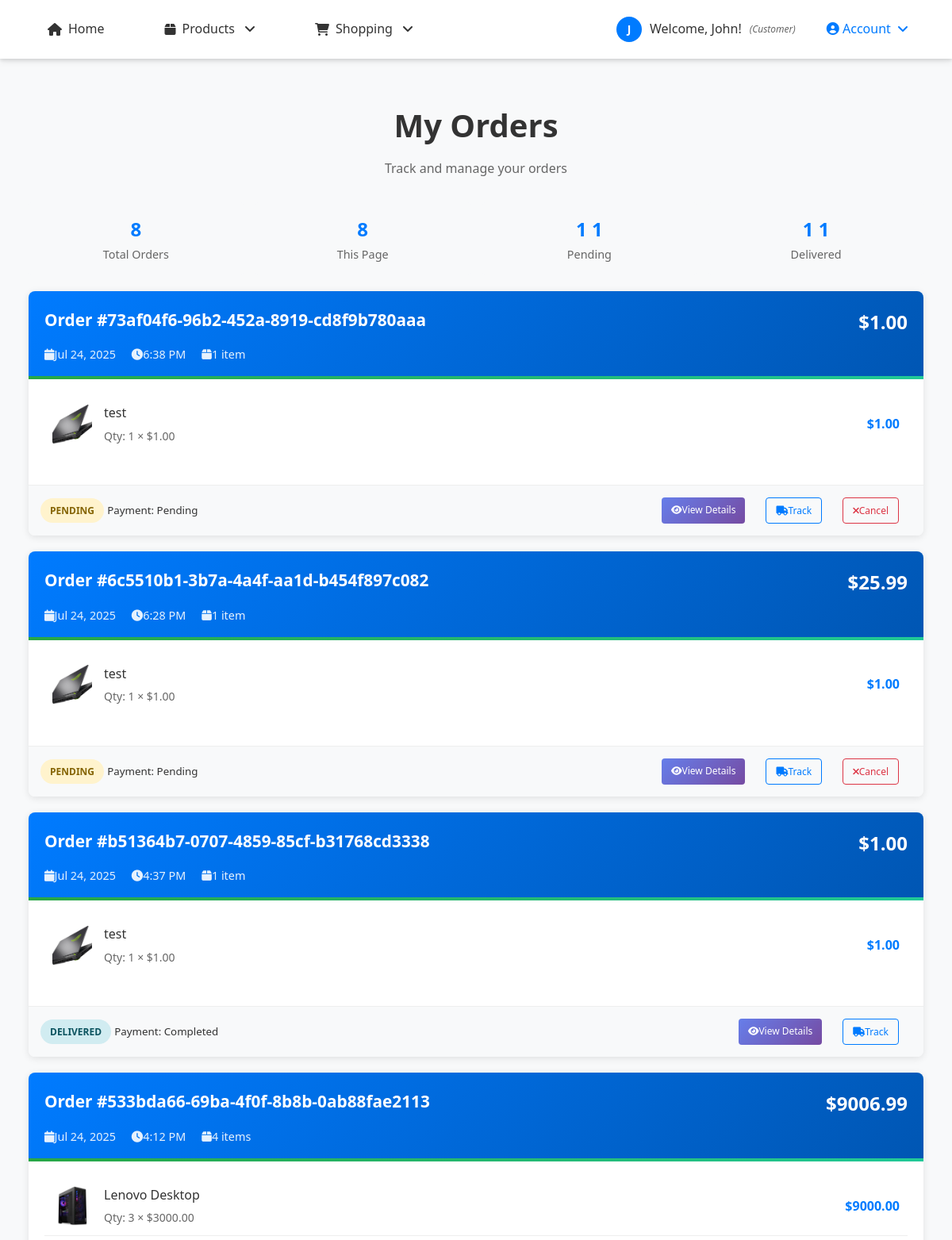
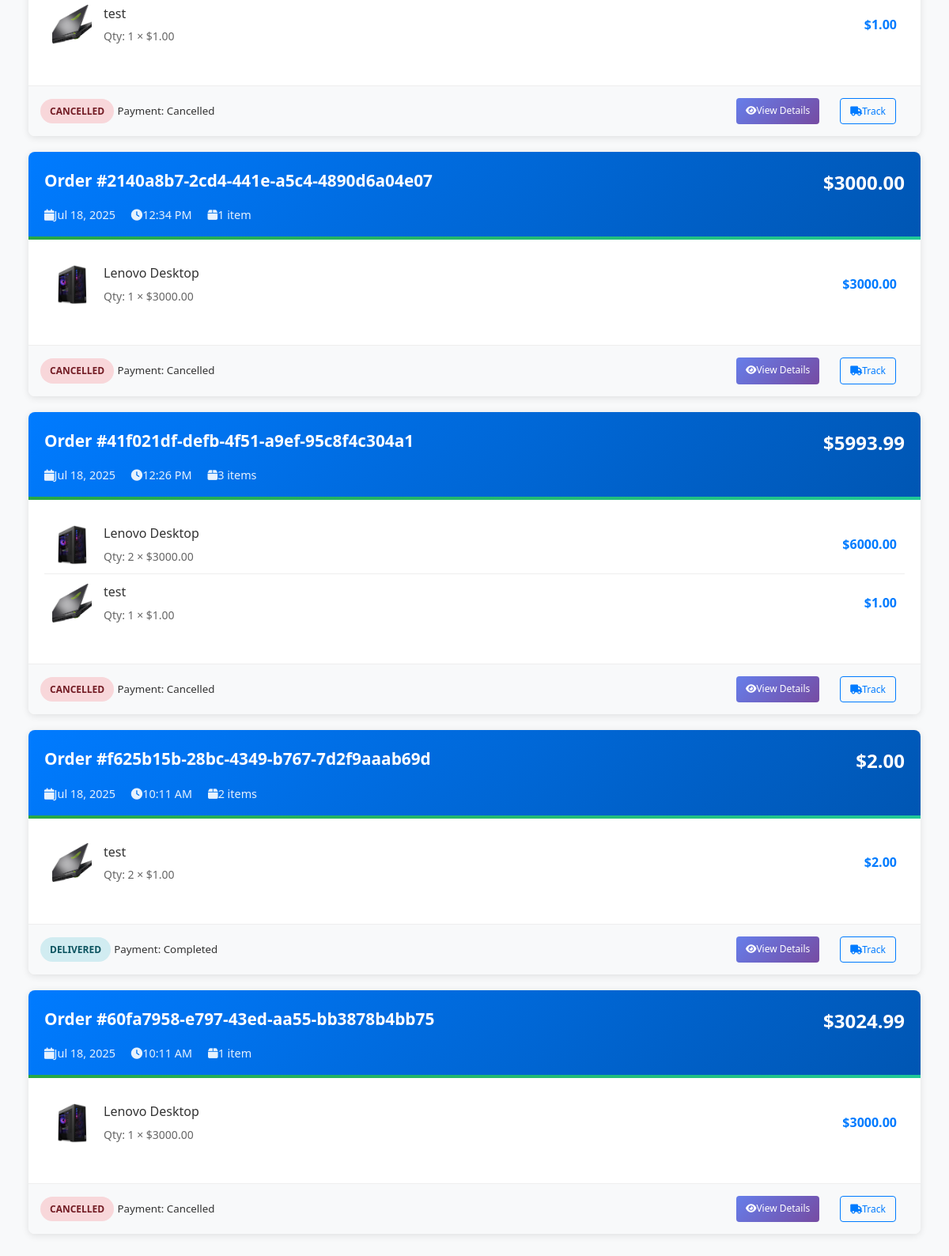
The page /payment/orders/ (signed in) on the database its author committed (2 pictures, top to bottom).
### accounts/models.py (models this page shows, shortened)
class UserProfile(models.Model):
    ROLE_CHOICES = [
        ('customer', 'Customer'),
        ('staff', 'Staff'),
        ('owner', 'Owner/Admin'),
    ]
    user = models.OneToOneField(User, on_delete=models.CASCADE, related_name='profile')
    phone_number = models.CharField(max_length=15, blank=True, null=True)
    address = models.TextField(blank=True, null=True)
    date_of_birth = models.DateField(blank=True, null=True)
    profile_picture = models.ImageField(upload_to='profiles/', blank=True, null=True)
    role = models.CharField(max_length=20, choices=ROLE_CHOICES, default='customer')
    billing_first_name = models.CharField(max_length=100, blank=True, null=True)
    billing_last_name = models.CharField(max_length=100, blank=True, null=True)
    billing_email = models.EmailField(blank=True, null=True)
    billing_phone = models.CharField(max_length=20, blank=True, null=True)
    billing_address = models.TextField(blank=True, null=True)
    billing_city = models.CharField(max_length=100, blank=True, null=True)
    billing_state = models.CharField(max_length=100, blank=True, null=True)
    billing_postal_code = models.CharField(max_length=20, blank=True, null=True)
    billing_country = models.CharField(max_length=100, blank=True, null=True)
    shipping_first_name = models.CharField(max_length=100, blank=True, null=True)
    shipping_last_name = models.CharField(max_length=100, blank=True, null=True)
    shipping_phone = models.CharField(max_length=20, blank=True, null=True)
    shipping_address = models.TextField(blank=True, null=True)
    shipping_city = models.CharField(max_length=100, blank=True, null=True)
    shipping_state = models.CharField(max_length=100, blank=True, null=True)
    shipping_postal_code = models.CharField(max_length=20, blank=True, null=True)
    shipping_country = models.CharField(max_length=100, blank=True, null=True)
    created_at = models.DateTimeField(auto_now_add=True)
    updated_at = models.DateTimeField(auto_now=True)
    def can_manage_products(self):
        return self.role in ['staff', 'owner'] or self.user.is_superuser
    class Meta:
        verbose_name = "User Profile"
        verbose_name_plural = "User Profiles"

### orders/models.py (models this page shows, shortened)
class Order(models.Model):
    ORDER_STATUS_CHOICES = [
        ('pending', 'Pending'),
        ('confirmed', 'Confirmed'),
        ('processing', 'Processing'),
        ('shipped', 'Shipped'),
        ('delivered', 'Delivered'),
        ('cancelled', 'Cancelled'),
        ('refunded', 'Refunded'),
    ]
    order_id = models.UUIDField(default=uuid.uuid4, unique=True, editable=False)
    user = models.ForeignKey(User, on_delete=models.CASCADE, related_name='orders')
    status = models.CharField(max_length=20, choices=ORDER_STATUS_CHOICES, default='pending')
    first_name = models.CharField(max_length=100)
    last_name = models.CharField(max_length=100)
    email = models.EmailField()
    phone = models.CharField(max_length=20)
    shipping_first_name = models.CharField(max_length=100, blank=True)
    shipping_last_name = models.CharField(max_length=100, blank=True)
    shipping_phone = models.CharField(max_length=20, blank=True)
    shipping_address = models.TextField()
    shipping_city = models.CharField(max_length=100)
    shipping_state = models.CharField(max_length=100)
    shipping_postal_code = models.CharField(max_length=20)
    shipping_country = models.CharField(max_length=100, default='Cambodia')
    total_amount = models.DecimalField(max_digits=10, decimal_places=2)
    shipping_cost = models.DecimalField(max_digits=10, decimal_places=2, default=0.00)
    tax_amount = models.DecimalField(max_digits=10, decimal_places=2, default=0.00)
    created_at = models.DateTimeField(auto_now_add=True)
    updated_at = models.DateTimeField(auto_now=True)
    order_notes = models.TextField(blank=True, null=True)
    class Meta:
        ordering = ['-created_at']
    @property
    def grand_total(self):
        from decimal import Decimal
        total = Decimal(str(self.total_amount)) if self.total_amount else Decimal('0.00')
        shipping = Decimal(str(self.shipping_cost)) if self.shipping_cost else Decimal('0.00')
        tax = Decimal(str(self.tax_amount)) if self.tax_amount else Decimal('0.00')
        return total + shipping + tax
    @property
    def total_items(self):
        return sum(item.quantity for item in self.order_items.all())

class OrderItem(models.Model):
    order = models.ForeignKey(Order, on_delete=models.CASCADE, related_name='order_items')
    product = models.ForeignKey(Product, on_delete=models.CASCADE)
    quantity = models.PositiveIntegerField(default=1)
    price = models.DecimalField(max_digits=10, decimal_places=2)  # Price at time of order
    created_at = models.DateTimeField(auto_now_add=True)
    @property
    def total_price(self):
        return self.quantity * self.price

### products/models.py (models this page shows, shortened)
class Product(models.Model):
    name = models.CharField(max_length=255)
    category = models.ForeignKey('Category', on_delete=models.CASCADE,
                                 related_name='products', null=True, blank=True)
    description = models.TextField()
    price = models.DecimalField(max_digits=10, decimal_places=2)
    image = models.ImageField(upload_to='products/', blank=True)
    qty = models.IntegerField(default=0)

### payment/models.py (models this page shows, shortened)
class Payment(models.Model):
    PAYMENT_METHOD_CHOICES = [
        ('bank_transfer', 'Bank Transfer'),
        ('cash_on_delivery', 'Cash on Delivery'),
        ('aba_pay', 'ABA Pay'),
        ('wing', 'Wing'),
    ]
    PAYMENT_STATUS_CHOICES = [
        ('pending', 'Pending'),
        ('processing', 'Processing'),
        ('completed', 'Completed'),
        ('failed', 'Failed'),
        ('cancelled', 'Cancelled'),
        ('refunded', 'Refunded'),
    ]
    payment_id = models.UUIDField(default=uuid.uuid4, unique=True, editable=False)
    order = models.OneToOneField(Order, on_delete=models.CASCADE, related_name='payment')
    payment_method = models.CharField(max_length=20, choices=PAYMENT_METHOD_CHOICES)
    status = models.CharField(max_length=20, choices=PAYMENT_STATUS_CHOICES, default='pending')
    amount = models.DecimalField(max_digits=10, decimal_places=2)
    transaction_id = models.CharField(max_length=100, blank=True, null=True)
    gateway_response = models.JSONField(blank=True, null=True)
    created_at = models.DateTimeField(auto_now_add=True)
    updated_at = models.DateTimeField(auto_now=True)
    completed_at = models.DateTimeField(blank=True, null=True)

### payment/views.py (the view)
# urls.py: path('', views.order_list, name='order_list'),
@login_required
def order_list(request):
    orders = Order.objects.filter(user=request.user).prefetch_related('order_items__product')
    context = {
        'orders': orders,
    }
    return render(request, 'payment/order_list.html', context)

### payment/templates/payment/order_list.html (shortened to what this page needs)
{% extends 'base.html' %}
{% load static %}
{% block content %}
<div class="orders-container">
    <div class="page-header">
        <h1 class="page-title">My Orders</h1>
        <p class="page-subtitle">Track and manage your orders</p>
    </div>
    {% if orders %}
        <div class="order-summary">
            <div class="summary-item">
                <div class="summary-number">{{ orders.count }}</div>
                <div class="summary-label">Total Orders</div>
            </div>
            <div class="summary-item">
                <div class="summary-number">{{ orders|length }}</div>
                <div class="summary-label">This Page</div>
            </div>
            <div class="summary-item">
                <div class="summary-number">
                    {% for order in orders %}
                        {% if order.status == 'pending' %}1{% endif %}
                    {% empty %}0{% endfor %}
                </div>
                <div class="summary-label">Pending</div>
            </div>
            <div class="summary-item">
                <div class="summary-number">
                    {% for order in orders %}
                        {% if order.status == 'delivered' %}1{% endif %}
                    {% empty %}0{% endfor %}
                </div>
                <div class="summary-label">Delivered</div>
            </div>
        </div>
        {% for order in orders %}
        <div class="order-card">
            <div class="order-header">
                <div class="order-main-info">
                    <div class="order-id">Order #{{ order.order_id }}</div>
                    <div class="order-total">${{ order.grand_total }}</div>
                </div>
                <div class="order-meta">
                    <span><i class="fas fa-calendar me-1"></i>{{ order.created_at|date:"M d, Y" }}</span>
                    <span><i class="fas fa-clock me-1"></i>{{ order.created_at|time:"g:i A" }}</span>
                    <span><i class="fas fa-box me-1"></i>{{ order.total_items }} item{{ order.total_items|pluralize }}</span>
                </div>
            </div>
            <div class="order-body">
                <div class="order-items">
                    {% for item in order.order_items.all %}
                    <div class="order-item">
                        {% if item.product.image %}
                            <img src="{{ item.product.image.url }}" alt="{{ item.product.name }}" class="item-image">
                        {% else %}
                            <div class="item-image bg-light d-flex align-items-center justify-content-center">
                                <i class="fas fa-image text-muted"></i>
                            </div>
                        {% endif %}
                        <div class="item-details">
                            <div class="item-name">{{ item.product.name }}</div>
                            <div class="item-info">Qty: {{ item.quantity }} × ${{ item.price }}</div>
                        </div>
                        <div class="item-total">${{ item.total_price }}</div>
                    </div>
                    {% endfor %}
                </div>
            </div>
            <div class="order-status">
                <div>
                    <span class="status-badge status-{{ order.status }}">
                        {{ order.get_status_display }}
                    </span>
                    {% if order.payment %}
                        <small class="text-muted ms-2">
                            Payment: {{ order.payment.get_status_display }}
                        </small>
                    {% endif %}
                </div>
                <div class="order-actions">
                    <a href="{% url 'payment:order_detail' order.order_id %}" class="btn btn-primary btn-sm">
                        <i class="fas fa-eye me-1"></i>View Details
                    </a>
                    <a href="{% url 'payment:order_tracking' order.order_id %}" class="btn btn-outline-primary btn-sm">
                        <i class="fas fa-truck me-1"></i>Track
                    </a>
                    {% if order.status in 'pending,confirmed' %}
                        <a href="{% url 'payment:cancel_order' order.order_id %}"
                           class="btn btn-outline-danger btn-sm"
                           onclick="return confirm('Are you sure you want to cancel this order?')">
                            <i class="fas fa-times me-1"></i>Cancel
                        </a>
                    {% endif %}
                </div>
            </div>
        </div>
        {% endfor %}
    {% endif %}
</div>
{% endblock %}

### store/templates/base.html (shortened to what this page needs)
{% load static %}
<!DOCTYPE html>
<html lang="en">
<head>
    <link rel="stylesheet" href="https://cdnjs.cloudflare.com/ajax/libs/font-awesome/6.0.0/css/all.min.css">
    <link rel="stylesheet" href="{% static 'store/css/style.css' %}">
</head>
<body>
    <header>
        <nav>
            <ul>
                <li><a href="{% url 'store:home' %}">
                    <i class="fas fa-home"></i> Home
                </a></li>
                <li class="dropdown">
                    <a href="#" class="dropdown-toggle">
                        <i class="fas fa-box"></i> Products
                    </a>
                </li>
                {% if user.is_authenticated %}
                    {% if user.profile.role == 'customer' %}
                        <li class="dropdown">
                            <a href="#" class="dropdown-toggle">
                                <i class="fas fa-shopping-cart"></i> Shopping
                            </a>
                        </li>
                    {% endif %}
                {% endif %}
            </ul>
            <div class="auth-nav">
                {% if user.is_authenticated %}
                    <div class="user-info">
                        {% if user.profile.profile_picture %}
                            <img src="{{ user.profile.profile_picture.url }}" alt="Profile" class="user-avatar">
                        {% else %}
                            <div class="user-default-avatar">
                                {{ user.first_name|first|default:user.username|first }}
                            </div>
                        {% endif %}
                        <span>Welcome, {{ user.first_name|default:user.username }}!</span>
                        <small class="user-role">({{ user.profile.get_role_display }})</small>
                    </div>
                    <div class="dropdown">
                        <a href="#" class="dropdown-toggle" style="color: #007bff; font-weight: 500;">
                            <i class="fas fa-user-circle"></i> Account
                        </a>
                    </div>
                {% endif %}
            </div>
        </nav>
    </header>
    <main>
        <div class="container">
            {% block content %}
            {% endblock %}
        </div>
    </main>
</body>
</html>

### rows shown on the page
Order: shows "1", order_id "73af04f6-96b2-452a-8919-cd8f9b780aaa", grand_total "1.00", created_at "Jul 24, 2025", created_at "6:38 PM", total_items "1", status "PENDING", payment.status "Pending", shows "Cancel"
Order: shows "1", order_id "6c5510b1-3b7a-4a4f-aa1d-b454f897c082", grand_total "25.99", created_at "Jul 24, 2025", created_at "6:28 PM", total_items "1", status "PENDING", payment.status "Pending", shows "Cancel"
Order: shows "1", order_id "b51364b7-0707-4859-85cf-b31768cd3338", grand_total "1.00", created_at "Jul 24, 2025", created_at "4:37 PM", total_items "1", status "DELIVERED", payment.status "Completed"
Order: shows "1", order_id "f625b15b-28bc-4349-b767-7d2f9aaab69d", grand_total "2.00", created_at "Jul 18, 2025", created_at "10:11 AM", total_items "2", status "DELIVERED", payment.status "Completed"
OrderItem: product.image (picture), product.name "test", quantity "1", price "1.00", total_price "1.00"
OrderItem: product.image (picture), product.name "test", quantity "1", price "1.00", total_price "1.00"
OrderItem: product.image (picture), product.name "test", quantity "1", price "1.00", total_price "1.00"
Order: order_id "533bda66-69ba-4f0f-8b8b-0ab88fae2113", grand_total "9006.99", created_at "Jul 24, 2025", created_at "4:12 PM", total_items "4", status "CANCELLED", payment.status "Cancelled"
OrderItem: product.image (picture), product.name "Lenovo Desktop", quantity "3", price "3000.00", total_price "9000.00"
OrderItem: product.image (picture), product.name "test", quantity "1", price "1.00", total_price "1.00"
Order: order_id "2140a8b7-2cd4-441e-a5c4-4890d6a04e07", grand_total "3000.00", created_at "Jul 18, 2025", created_at "12:34 PM", total_items "1", status "CANCELLED", payment.status "Cancelled"
OrderItem: product.image (picture), product.name "Lenovo Desktop", quantity "1", price "3000.00", total_price "3000.00"
Order: order_id "41f021df-defb-4f51-a9ef-95c8f4c304a1", grand_total "5993.99", created_at "Jul 18, 2025", created_at "12:26 PM", total_items "3", status "CANCELLED", payment.status "Cancelled"
OrderItem: product.image (picture), product.name "Lenovo Desktop", quantity "2", price "3000.00", total_price "6000.00"
OrderItem: product.image (picture), product.name "test", quantity "1", price "1.00", total_price "1.00"
OrderItem: product.image (picture), product.name "test", quantity "2", price "1.00", total_price "2.00"
Order: order_id "60fa7958-e797-43ed-aa55-bb3878b4bb75", grand_total "3024.99", created_at "Jul 18, 2025", created_at "10:11 AM", total_items "1", status "CANCELLED", payment.status "Cancelled"
OrderItem: product.image (picture), product.name "Lenovo Desktop", quantity "1", price "3000.00", total_price "3000.00"

### other values the page prints
{{ user.first_name|first|default:user.username|first }} "J"
{{ user.first_name|default:user.username }} "John"
{{ user.profile.get_role_display }} "Customer"
{{ orders.count }} "8"
{{ orders|length }} "8"
